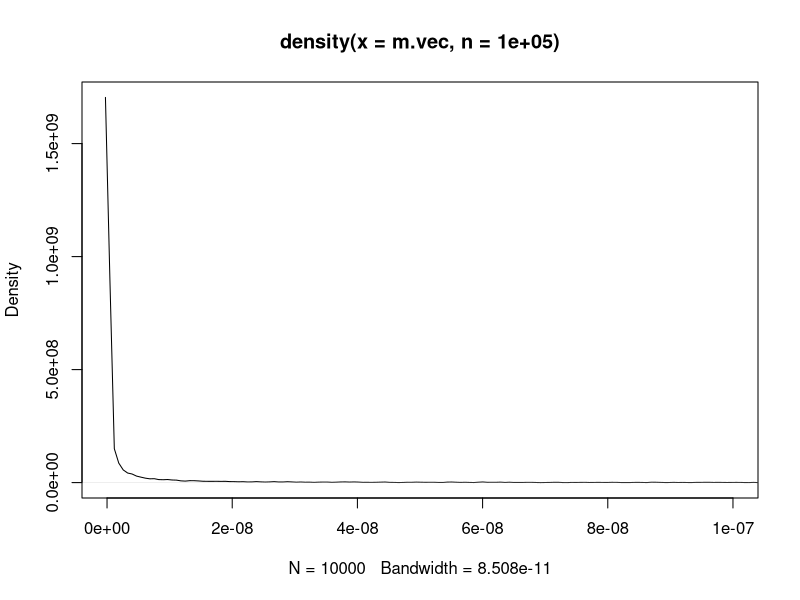
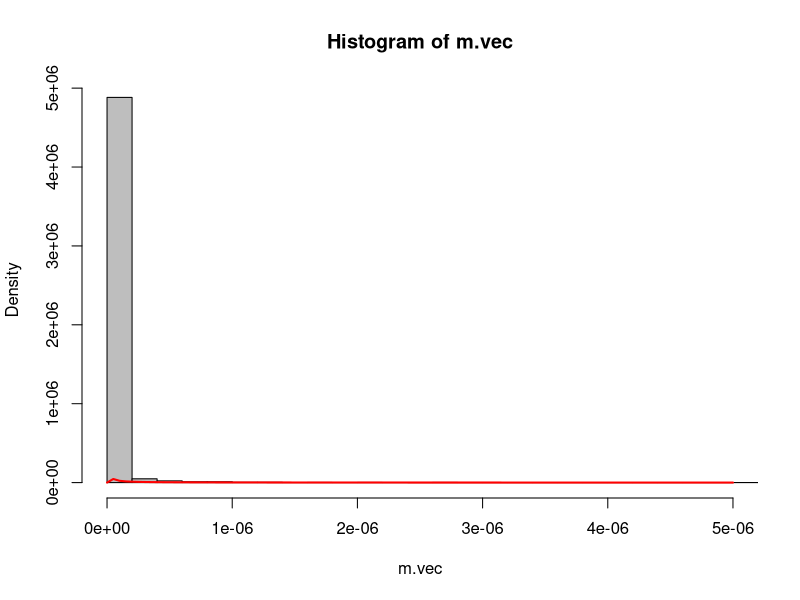
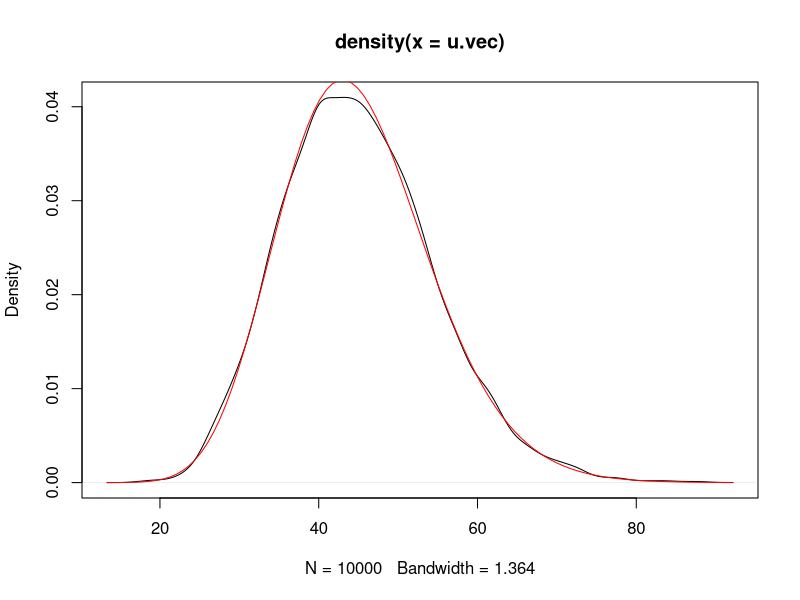

The R script that drew these images, in order:
# calculate equation 7.19
# x is a list of matrices each of which as p columns
calc.M = function(x){
    k = length(x)
    # nu = degrees of freedom
    nu = unlist(lapply(x, nrow)) - 1
    p = ncol(x[[1]])
    S = lapply(x, var)
    Spl = matrix(0, p, p)
    for (i in 1:k)
        Spl = Spl + nu[i] * S[[i]]
    Spl = Spl / sum(nu)
    M = 1
    for (i in 1:k)
        M = M * det(S[[i]])^(nu[i]/2)
    M = M / det(Spl)^(sum(nu)/2)
    return (M)
    }

# equation 7.22
calc.c1 = function(x){
    k = length(x)
    nu = unlist(lapply(x, nrow)) - 1
    p = ncol(x[[1]])
    (sum(1/nu) - 1/sum(nu)) * (2*p^2 + 3*p -1) /
        (6*(p+1)*(k-1))
    }

simulate = function(n, k, p){
    x = rep(list(0), k)
    for (i in 1:k)
        x[[i]] = matrix(rnorm(n[i]*p), n[i], p)
    return (x)
    }

# number of variables
p = 5

# number of samples
k = 4

# number of observations for each sample
# must be length k
n = c(18, 46, 30, 25, 23, 32)

m.vec = double(10000)
u.vec = double(length(m.vec))
for (i in 1:length(u.vec)){
    x = simulate(n, k, p)

    m.vec[i] = calc.M(x)
    c1 = calc.c1(x)

    # u ~ chi^2, df=0.5*(k-1)*p*(p+1)
    # eq 7.23
    u.vec[i] = -2 * (1 - c1) * log(m.vec[i])
#   pchisq(u, 0.5*(k-1)*p*(p+1), lower.tail = FALSE)
    }

plot(density(m.vec, n = 100000), xlim=c(0, 0.0000001))
hist(m.vec, col='gray', breaks=500, freq=FALSE, xlim=c(0, 5e-06))
m = mean(m.vec)
v = var(m.vec)
a = m*(m*(1-m)/v - 1)
b = (1-m)*(m*(1-m)/v - 1)
curve(dbeta(x, a, b), add=TRUE, col='red', lwd=2)

plot(density(u.vec))
curve(dchisq(x, 0.5*(k-1)*p*(p+1)), add=TRUE, col='red')
